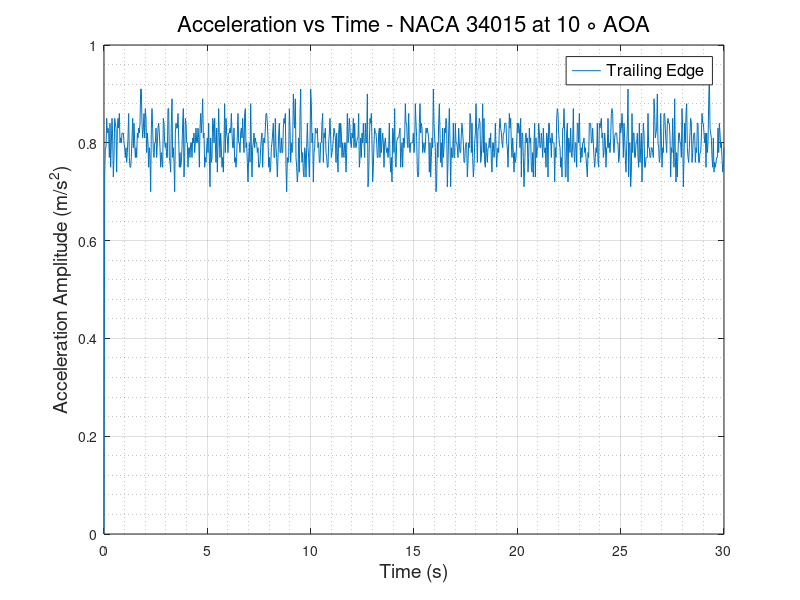
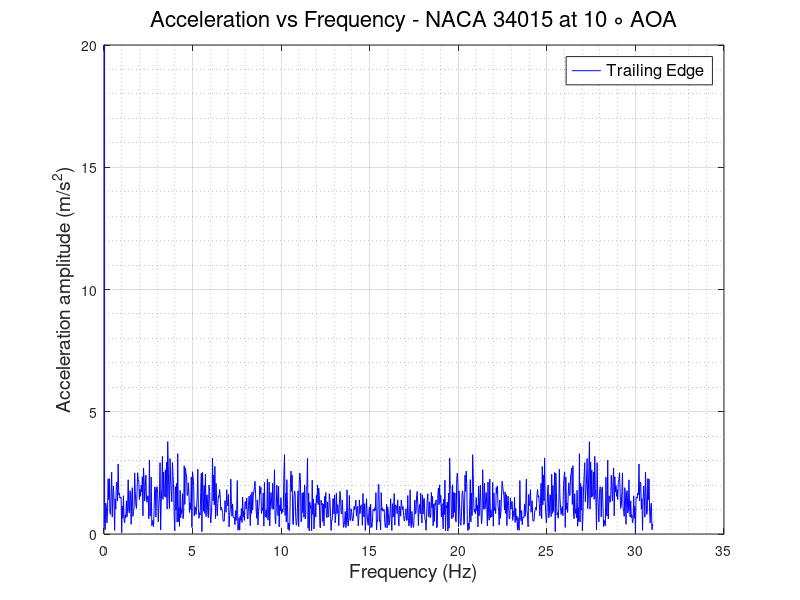

These charts were generated, in order, by the following MATLAB code:
clc
clear
close all
%% READING ACCELEROMETER DATA and defining Variables
                      % TRAILING EDGE %
data   = xlsread('TE_300rpm.csv');
TE_time   = data(:,1);
TE_X_acc  = data(:,2);
TE_Y_acc  = data(:,3);
TE_Z_acc  = data(:,4);
TE_R_acc  = sqrt(TE_X_acc.^2 + TE_Y_acc.^2 + TE_Z_acc.^2);
% plot(TE_time,TE_R_acc)
N      = numel(TE_time);
Ts     = abs(diff(TE_time(1:2)));
fs     = 1/Ts;
f_axis = [0:N-1]*fs/N;
A_freq_TE = fft(TE_Z_acc);
figure(1)
plot(TE_time, TE_Z_acc)
grid on
grid minor
xlabel('Time (s)','FontSize',14,'FontWeight','normal')
ylabel('Acceleration Amplitude (m/s^2)','FontSize',14,'FontWeight','normal')
legend ('Trailing Edge','FontSize',12,'FontWeight','normal')
title('Acceleration vs Time - NACA 34015 at 10 \circ AOA','FontSize',16,'FontWeight','normal')
% ylim([0.5 2])
figure(2)
plot(f_axis,abs(A_freq_TE),'-b','LineWidth',0.5)
grid on 
grid minor
ylabel('Acceleration amplitude (m/s^2)','FontSize',14,'FontWeight','normal')
xlabel('Frequency (Hz)','FontSize',14,'FontWeight','normal')
ylim([0 20])
legend ('Trailing Edge','FontSize',12,'FontWeight','normal')
title('Acceleration vs Frequency - NACA 34015 at 10 \circ AOA','FontSize',16,'FontWeight','normal')
